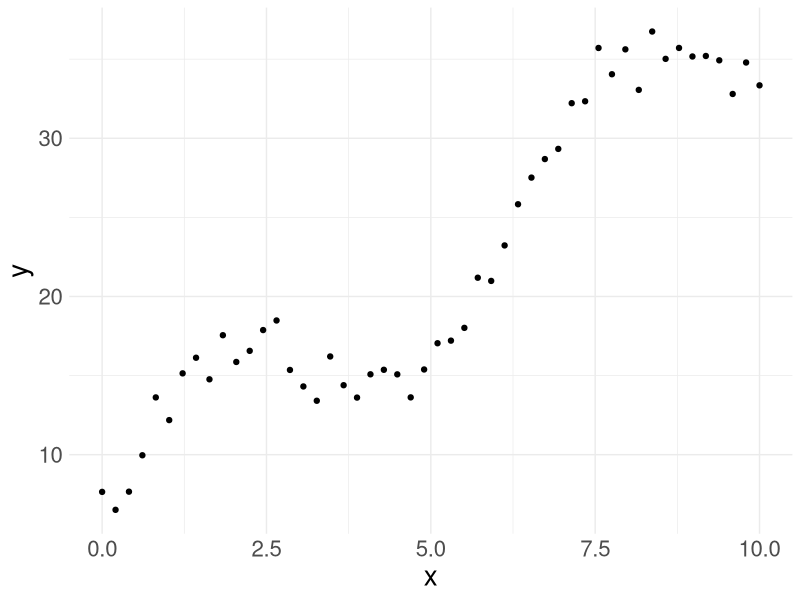

Recreate this plot in R. (Note: this script raises an error after producing the figure.)
# ------------------------------------------------------------------------------
# FIG: REGRESSION ILLUSTRATION
# ------------------------------------------------------------------------------

# Purpose: visualize boosting for regression with GAM

library(ggplot2)

# DATA -------------------------------------------------------------------------

n_sim <- 50L

set.seed(31415L)
x <- seq(0L, 10L, length.out = n_sim)
y_gaussian <- 4L + 3L * x + 5L * sin(x) + rnorm(n_sim, 2L)
y_tdist <- 4L + 3L * x + 5L * sin(x) + rnorm(n_sim, 1L)

# FUNCTIONS --------------------------------------------------------------------

# Transformations for different models

basis_trafo <- function(x) {
  margin <- 0.1 * (max(x) - min(x))
  splines::splineDesign(
    knots = seq(min(x) - margin, max(x) + margin, length.out = 40L), 
    x = x)
}

basis_trafo_linear <- function(x) cbind(1L, x)

# Animated plots

plot_boosting <- function(x, 
                          y,
                          loss, 
                          eps, 
                          distribution, 
                          basis_fun, 
                          boosting_iters,
                          learning_rate = 0.1,
                          alpha = 0.2) {
  
  for (iteration in boosting_iters) {
    
    name <- sprintf("../figure/illustration_%s_%s_%i.png", eps, loss, iteration)
    
    plot <- plot_linear_boosting(
      x = x, 
      y = y, 
      iteration = iteration,
      learning_rate = learning_rate,
      alpha = alpha, 
      distribution = distribution, 
      basis_fun = basis_fun)
    
    invisible(ggplot2::ggsave(name, plot, height = 4L, width = 12L))
    
  }
  
}

# PLOTS ------------------------------------------------------------------------

# Data

p_1 <- ggplot2::ggplot(data.frame(x = x, y = y_gaussian), ggplot2::aes(x, y)) +
  ggplot2::geom_point() +
  ggplot2::theme_minimal() +
  ggplot2::theme(text = ggplot2::element_text(size = 20L))

ggplot2::ggsave(
  "../figure/illustration_data_normal.png", 
  p_1, 
  height = 3L, 
  width = 6L)

# Scaled data

p_2 <- ggplot2::ggplot(
  data.frame(x = x, y = scale(y_gaussian)), 
  ggplot2::aes(x, y)) +
  ggplot2::geom_point() +
  ggplot2::theme_minimal() +
  ggplot2::theme(text = ggplot2::element_text(size = 20L))

ggplot2::ggsave(
  "../figure/illustration_data_normal_scaled.png", 
  p_2, 
  height = 3L, 
  width = 6L)

# Boosting animation for L1 & L2 loss

boosting_iters <- c(1L:3L, 10L)

plot_boosting(
  x = x,
  y = scale(y_gaussian),
  loss = "L2", 
  eps = "gaussian", 
  distribution = "gaussian",
  basis_fun = basis_trafo,
  boosting_iters = boosting_iters,
  learning_rate = 0.1)

plot_boosting(
  x = x,
  y = scale(y_gaussian),
  loss = "L1", 
  eps = "gaussian", 
  distribution = "laplace",
  basis_fun = basis_trafo,
  boosting_iters = boosting_iters,
  learning_rate = 0.1)
